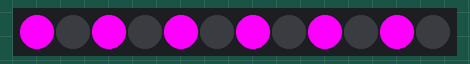
Recording of a sketch running on a simulated Arduino Uno, built with avr-gcc and run on an emulated ATmega328P. Parts: 12 RGB LEDs in strip order, left to right. Dim RGB values are drawn brighter than linear; random numbers use the default seed unless the sketch sets one.

Above: at 0.1 s.
At 10.12 s:
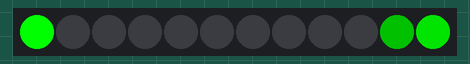
At 17.89 s:
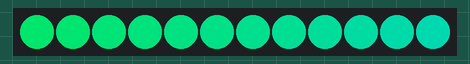
At 22.23 s:
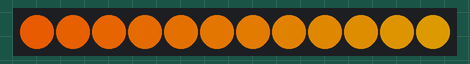
At 26.87 s:
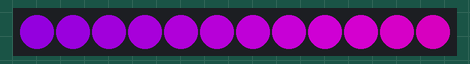
At 36.04 s:
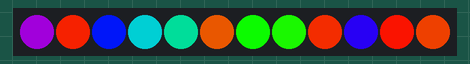

The sketch:

inf_mirror_demo.ino
```cpp
#include <Adafruit_NeoPixel.h>

#define PIN 2
#define NUM_PIXELS 12

// Parameter 1 = number of pixels in strip
// Parameter 2 = Arduino pin number (most are valid)
// Parameter 3 = pixel type flags, add together as needed:
//   NEO_KHZ800  800 KHz bitstream (most NeoPixel products w/WS2812 LEDs)
//   NEO_KHZ400  400 KHz (classic 'v1' (not v2) FLORA pixels, WS2811 drivers)
//   NEO_GRB     Pixels are wired for GRB bitstream (most NeoPixel products)
//   NEO_RGB     Pixels are wired for RGB bitstream (v1 FLORA pixels, not v2)
Adafruit_NeoPixel strip = Adafruit_NeoPixel(NUM_PIXELS, PIN, NEO_GRB + NEO_KHZ800);

// IMPORTANT: To reduce NeoPixel burnout risk, add 1000 uF capacitor across
// pixel power leads, add 300 - 500 Ohm resistor on first pixel's data input
// and minimize distance between Arduino and first pixel.  Avoid connecting
// on a live circuit...if you must, connect GND first.

void setup() {
  strip.begin();
  strip.show(); // Initialize all pixels to 'off'
}

void loop() {
  int numLoops = 2;
  for (int loopCount = 0; loopCount < numLoops; loopCount++) {
    staggerOnOff(500, 10);
  }
  for (int loopCount = 0; loopCount < numLoops; loopCount++) {
    doComet(200, 3);
  }
  for (int loopCount = 0; loopCount < numLoops; loopCount++) {
    doRainbow(25);
  }
  for (int loopCount = 0; loopCount < numLoops; loopCount++) {
    doRandom(200, 20);
  }
}


// Input a value 0 to 255 to get a color value.
// The colours are a transition r - g - b - back to r.
uint32_t Wheel(byte WheelPos) {
  WheelPos = 255 - WheelPos;
  if(WheelPos < 85) {
   return strip.Color(255 - WheelPos * 3, 0, WheelPos * 3);
  } else if(WheelPos < 170) {
    WheelPos -= 85;
   return strip.Color(0, WheelPos * 3, 255 - WheelPos * 3);
  } else {
   WheelPos -= 170;
   return strip.Color(WheelPos * 3, 255 - WheelPos * 3, 0);
  }
}

void setAllOff() {
  for (int i = 0; i < strip.numPixels(); i++) {
      strip.setPixelColor(i, 0, 0, 0);
  }
  strip.show();
}

void doRandom(uint16_t wait, int count) {
  uint16_t i, j;
  for(j=0; j<count; j++) {
    for(i=0; i<strip.numPixels(); i++) {
      //strip.setPixelColor(i, Wheel((i+j) & 255));
      strip.setPixelColor(i, Wheel((i+random(256)) & 255));
    }
    strip.show();
    delay(wait);
  }
}

void doRainbow(uint16_t wait) {
  uint16_t i, j;
  for(j=0; j<256; j++) {
    for(i=0; i<strip.numPixels(); i++) {
      strip.setPixelColor(i, Wheel((i+j) & 255));
    }
    strip.show();
    delay(wait);
  }
}


void staggerOnOff(uint16_t wait, int count) {
  setAllOff();
  for (int offset = 0; offset < count; offset++) {
    for (int i = 0; i < strip.numPixels(); i++) {
      if ((i + offset) % 2 == 0) {
        strip.setPixelColor(i, 255, 0, 255);
      } else {
        strip.setPixelColor(i, 0, 0, 0);
      }
    }
    strip.show();
    delay(wait);
  }
}

void doComet(uint16_t wait, int cometTrailLength) {
  int trailPin;
  // Move the comet head from pixel 0 to the last pixel
  for (int leadPixel = 0; leadPixel < strip.numPixels(); leadPixel++) {
    // Set the pixels starting at the leadPixel (head of comet)
    setAllOff();
    for (int i = 0; i < cometTrailLength; i++) {
      trailPin = leadPixel - i;
      if (trailPin < 0) {
        trailPin = trailPin + strip.numPixels();
      }
      int brightness = 255 - ((255 / cometTrailLength) * i);
      strip.setPixelColor(trailPin, 0, brightness, 0);
    }
    strip.show();
    delay(wait);
  }
}
```
